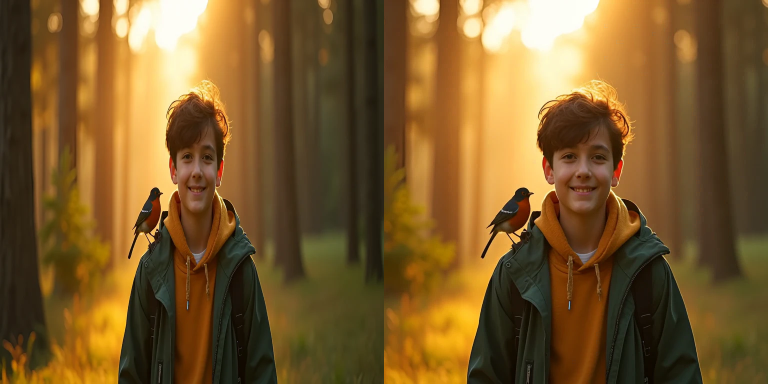
#> input picture compare_0_36.png, 1536 x 768 px, given in place of MATLOWAI_ORB360_Ref2VA_00001_.webp, which was not available (shown at 1/2 size)
$ python extract_and_compare_orb360.py
#> lines starting #> are read from the running program, lines starting #| are printed output that depends on the picture; pictures that were not available may be replaced by others from this repository, and a replacement may not be noted
import os
import shutil
from PIL import Image, ImageSequence, ImageDraw

WEBP_PATH = r"C:\Users\hp\AppData\Local\Comfy-Desktop\ComfyUI-Shared\output\MATLOWAI_ORB360_Ref2VA_00001_.webp"
FRAMES_DIR = r"c:\Users\hp\OneDrive\Documents\metafor\interactive_manga_360\frames_orb360"
MAIN_FRAMES_DIR = r"c:\Users\hp\OneDrive\Documents\metafor\interactive_manga_360\frames"
COMPARE_IMAGE = r"c:\Users\hp\OneDrive\Documents\metafor\interactive_manga_360\compare_angles_orb360.png"
MP4_OUTPUT = r"c:\Users\hp\OneDrive\Documents\metafor\interactive_manga_360\orbit_orb360.mp4"

os.makedirs(FRAMES_DIR, exist_ok=True)
os.makedirs(MAIN_FRAMES_DIR, exist_ok=True)

print(f"[+] Loading animated WebP from: {WEBP_PATH}")
im = Image.open(WEBP_PATH)
#> im is the input picture: PIL image 1536x768 RGB; mean R, G, B 122.8, 90.5, 43.8

frames = []
for i, frame in enumerate(ImageSequence.Iterator(im)):
    frame_rgb = frame.convert("RGB")
    frame_name = f"frame_{i:04d}.png"
    main_frame_name = f"frame_{i:03d}.png"

    # Save to frames_orb360
    frame_rgb.save(os.path.join(FRAMES_DIR, frame_name))
    # Also sync directly to main frames directory for Three.js
    frame_rgb.save(os.path.join(MAIN_FRAMES_DIR, main_frame_name))
    frames.append(frame_rgb)
#> this loop made 1 pass
#> (frame_name, main_frame_name) on pass 1: ('frame_0000.png', 'frame_000.png')
#> after the loop, frames = 1 item

total_frames = len(frames)
#> total_frames = 1
print(f"[+] Total frames extracted and synced: {total_frames}")
#| [+] Total frames extracted and synced: 1

# Create contact sheet with 4 angles (0 deg, 90 deg, 180 deg, 270 deg)
if total_frames > 0:
    indices = [0, total_frames // 4, total_frames // 2, (3 * total_frames) // 4]
#> indices = [0, 0, 0, 0]
    labels = ["Frame 0: 0 deg (Front)", f"Frame {indices[1]}: 90 deg (Side Profile)", f"Frame {indices[2]}: 180 deg (Back View)", f"Frame {indices[3]}: 270 deg (Opposite Side)"]
#> labels = ['Frame 0: 0 deg (Front)', 'Frame 0: 90 deg (Side Profile)', 'Frame 0: 180 deg (Back View)', 'Frame 0: 270 deg (Opposite Side)']

    sample_imgs = []
    for idx, lbl in zip(indices, labels):
        sample = frames[idx].copy()
        draw = ImageDraw.Draw(sample)
        # Draw background banner for label
        draw.rectangle([10, 10, 480, 50], fill=(0, 0, 0, 180))
        draw.text((20, 20), lbl, fill=(255, 230, 0))
        sample_imgs.append(sample)
#> this loop made 4 passes
#> lbl on passes 1 to 4: 'Frame 0: 0 deg (Front)', 'Frame 0: 90 deg (Side Profile)', 'Frame 0: 180 deg (Back View)', 'Frame 0: 270 deg (Opposite Side)'
#> after the loop, sample_imgs = 4 items

    w, h = sample_imgs[0].size
#> w = 1536; h = 768
    contact_sheet = Image.new("RGB", (w * 2, h * 2))
#> contact_sheet: PIL image 3072x1536 RGB; every value is 0
    contact_sheet.paste(sample_imgs[0], (0, 0))
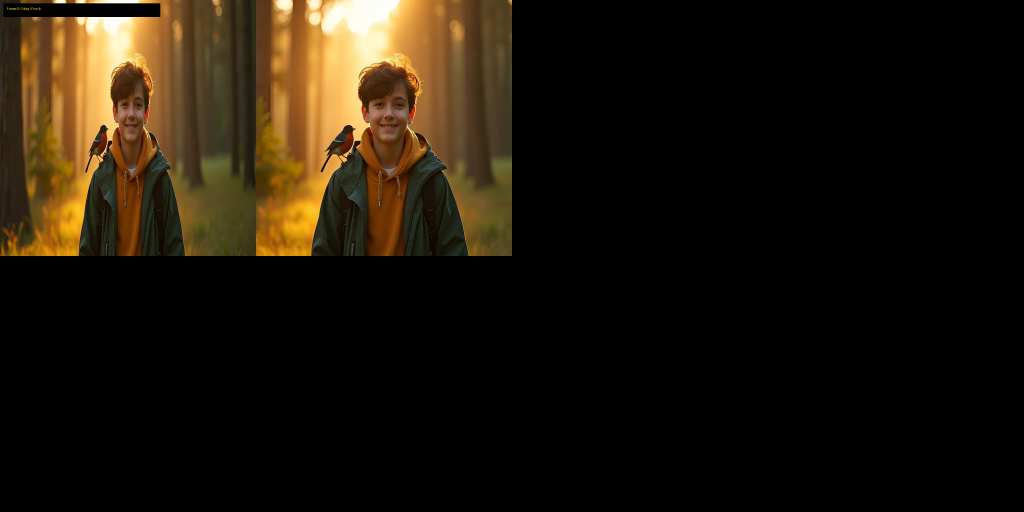
#> contact_sheet: PIL image 3072x1536 RGB (shown at 1/3 size); mean R, G, B 30, 22, 10.5
    contact_sheet.paste(sample_imgs[1], (w, 0))
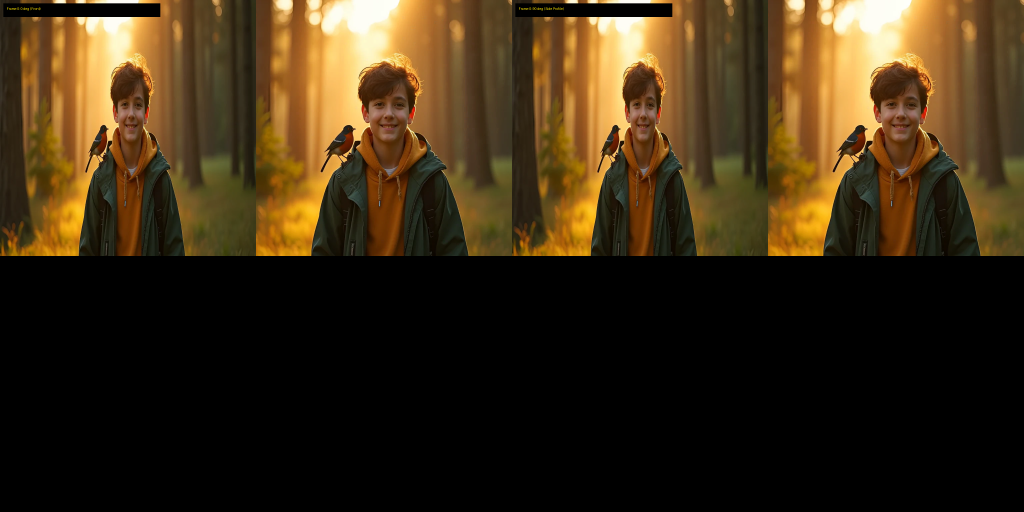
#> contact_sheet: PIL image 3072x1536 RGB (shown at 1/3 size); mean R, G, B 59.9, 44, 21
    contact_sheet.paste(sample_imgs[2], (0, h))
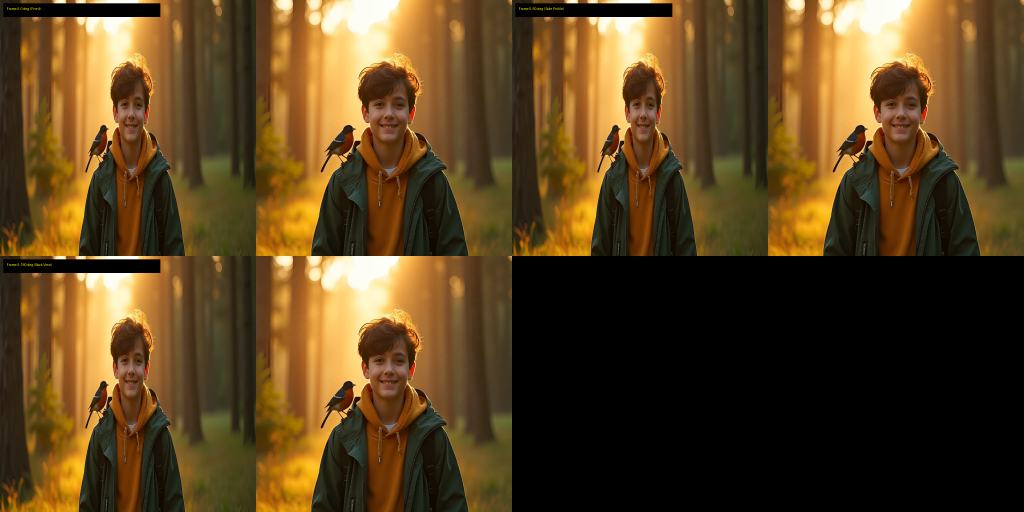
#> contact_sheet: PIL image 3072x1536 RGB (shown at 1/3 size); mean R, G, B 89.9, 66, 31.5
    contact_sheet.paste(sample_imgs[3], (w, h))
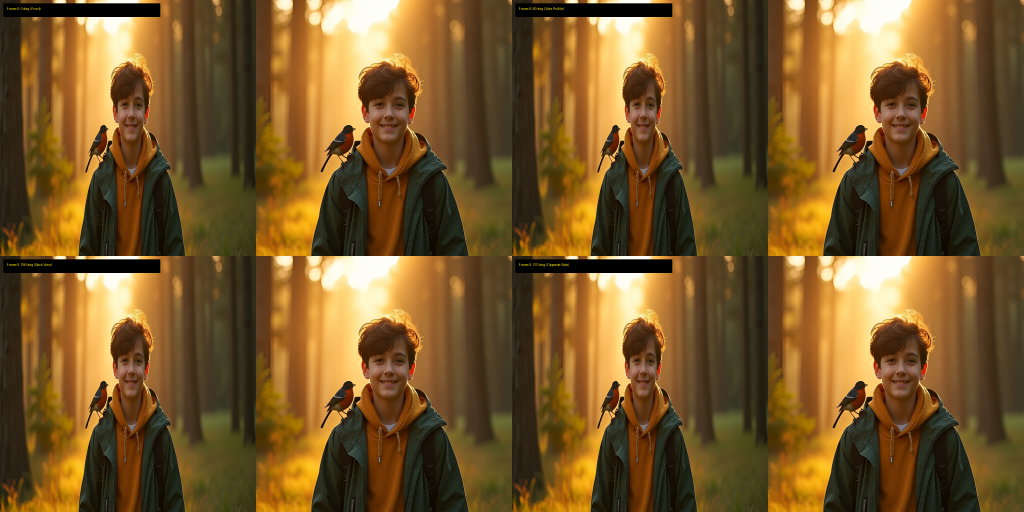
#> contact_sheet: PIL image 3072x1536 RGB (shown at 1/3 size); mean R, G, B 119.8, 88, 42
    contact_sheet.save(COMPARE_IMAGE)
    print(f"[+] 4-angle 360 orbit comparison saved to: {COMPARE_IMAGE}")

# Convert to MP4 using OpenCV or imageio
try:
    import cv2
    w, h = frames[0].size
    fourcc = cv2.VideoWriter_fourcc(*'mp4v')
    out = cv2.VideoWriter(MP4_OUTPUT, fourcc, 24.0, (w, h))
    for f in frames:
        import numpy as np
        frame_cv = cv2.cvtColor(np.array(f), cv2.COLOR_RGB2BGR)
        out.write(frame_cv)
#> this loop made 1 pass
    out.release()
    print(f"[+] Video successfully written to: {MP4_OUTPUT}")
except Exception as e:
    print(f"[*] OpenCV MP4 write note: {e}")

$ run again, on compare_angles_scene02.png
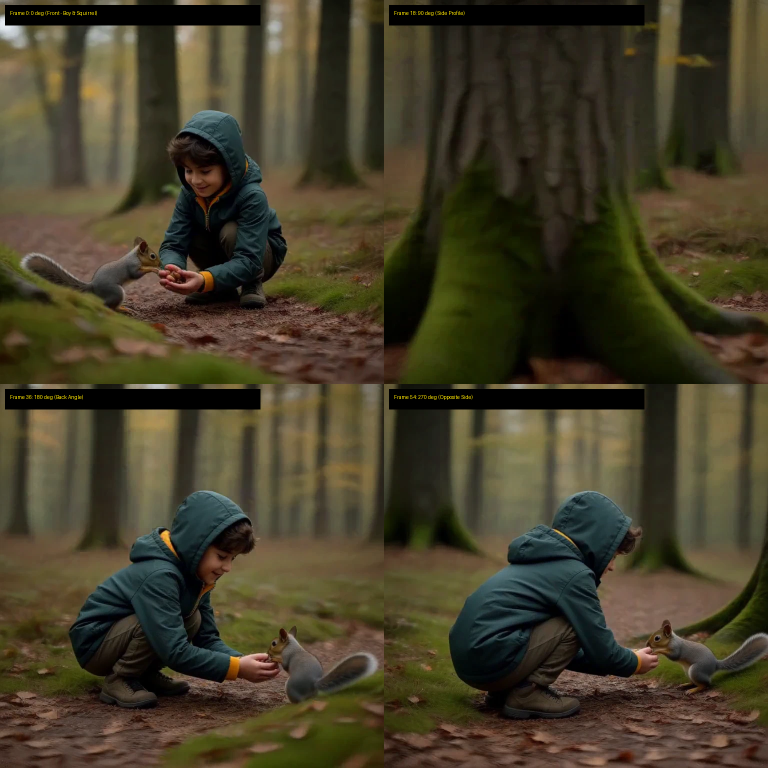
#> input picture compare_angles_scene02.png, 1536 x 1536 px, given in place of MATLOWAI_ORB360_Ref2VA_00001_.webp, which was not available (shown at 1/2 size)
#> im is the input picture: PIL image 1536x1536 RGB; mean R, G, B 68.6, 61.7, 40.6
#> the loop `for i, frame in enumerate(ImageSequence.Iterator(im)):` made 1 pass
#> (frame_name, main_frame_name) on pass 1: ('frame_0000.png', 'frame_000.png')
#> after the loop `for i, frame in enumerate(ImageSequence.Iterator(im)):`: frames = 1 item
#> total_frames = 1
#| [+] Total frames extracted and synced: 1
#> indices = [0, 0, 0, 0]
#> labels = ['Frame 0: 0 deg (Front)', 'Frame 0: 90 deg (Side Profile)', 'Frame 0: 180 deg (Back View)', 'Frame 0: 270 deg (Opposite Side)']
#> the loop `for idx, lbl in zip(indices, labels):` made 4 passes
#> lbl on passes 1 to 4: 'Frame 0: 0 deg (Front)', 'Frame 0: 90 deg (Side Profile)', 'Frame 0: 180 deg (Back View)', 'Frame 0: 270 deg (Opposite Side)'
#> after the loop `for idx, lbl in zip(indices, labels):`: sample_imgs = 4 items
#> `contact_sheet.paste(sample_imgs[2], (0, h))`:
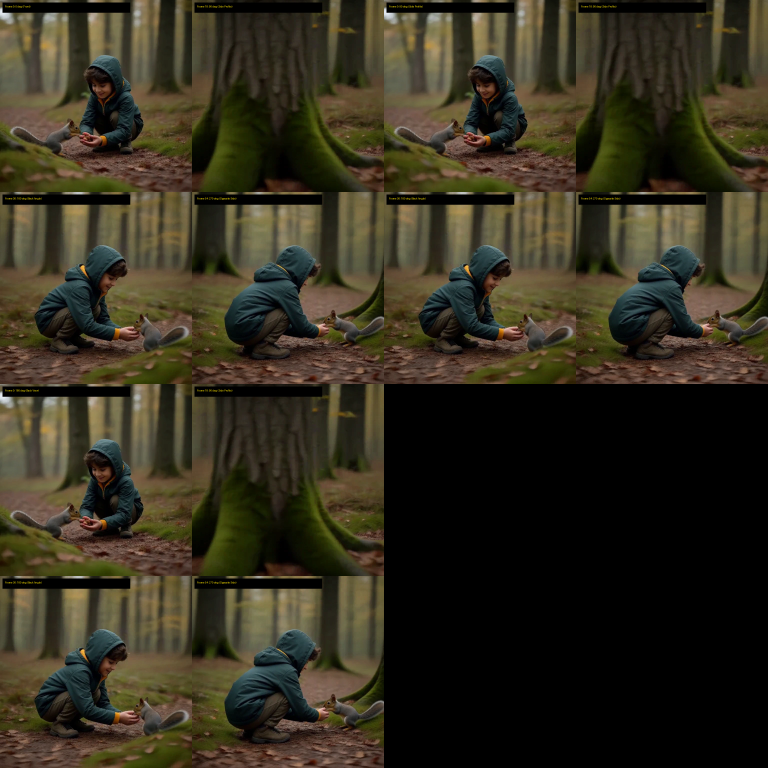
#> contact_sheet: PIL image 3072x3072 RGB (shown at 1/4 size); mean R, G, B 51.5, 46.3, 30.4
#> `contact_sheet.paste(sample_imgs[3], (w, h))`:
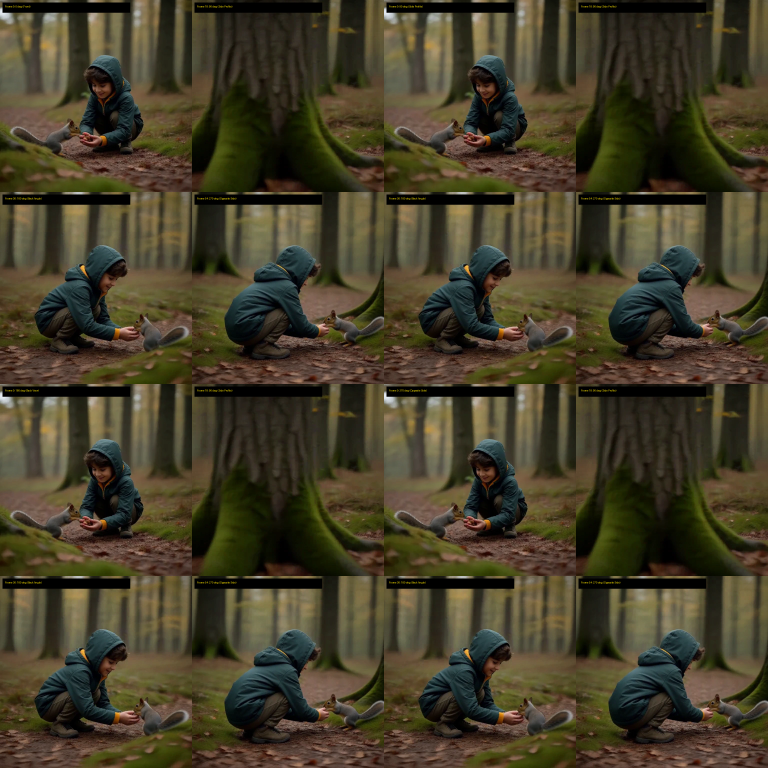
#> contact_sheet: PIL image 3072x3072 RGB (shown at 1/4 size); mean R, G, B 68.6, 61.7, 40.6
#> the loop `for f in frames:` made 1 pass
